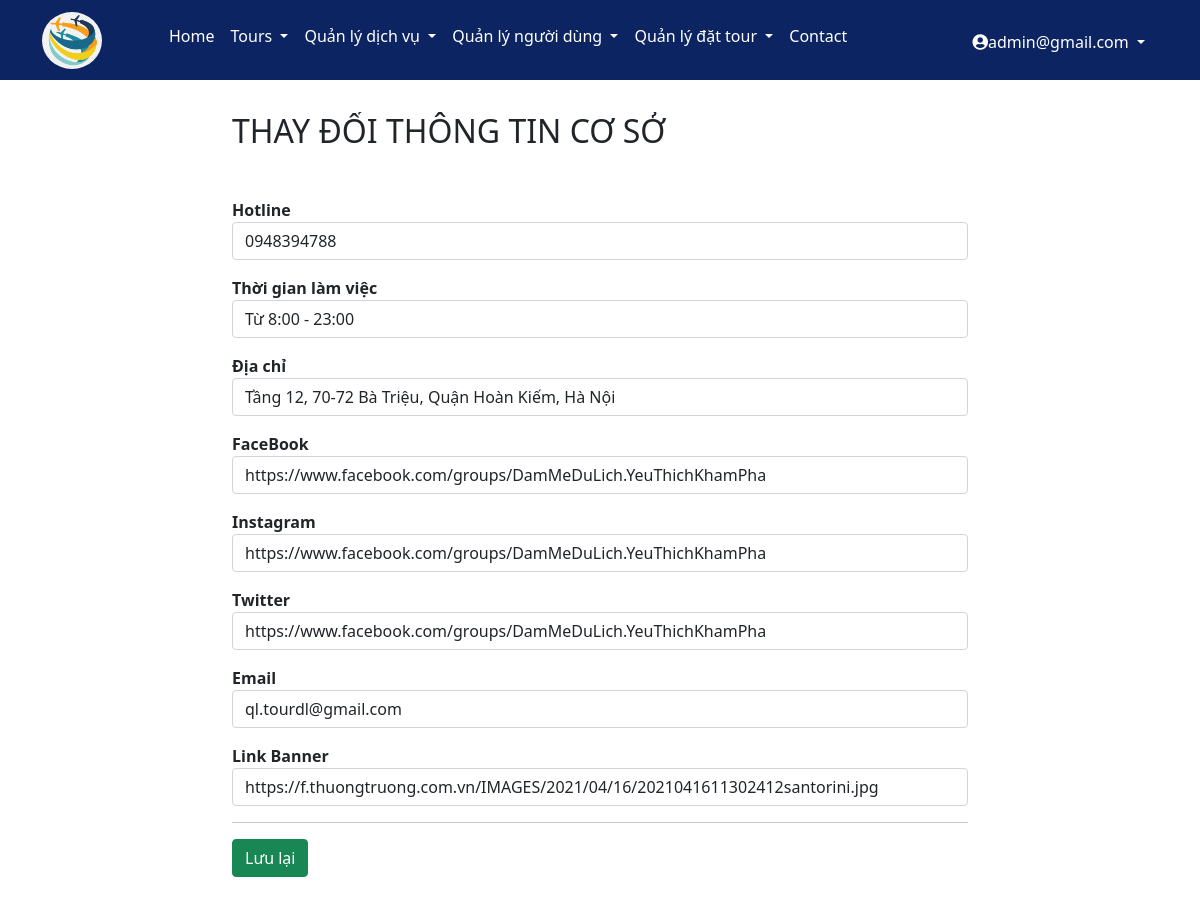
Screenshot of /admin/edit_contact.php (signed in) with the database file from the repository.
### tables this page shows
CREATE TABLE `contact` (
  `Hotline` char(12) DEFAULT NULL,
  `ContactTime` varchar(100) DEFAULT NULL,
  `Location` varchar(100) DEFAULT NULL,
  `LinkFaceBook` varchar(100) DEFAULT NULL,
  `LinkInsta` varchar(100) DEFAULT NULL,
  `LinkTwitter` varchar(100) DEFAULT NULL,
  `Email` varchar(100) DEFAULT NULL,
  `banner` varchar(300) NOT NULL
);

### admin/edit_contact.php (the view)
<?php
include('header.php');
include('../config/connect.php');
?>
<div class="container my-main" style="overflow: hidden">
    <div class="row">
        <div class="col-md-2"></div>
        <div class="col-md-8">
            <h2 class="text-uppercase my-title-ad">Thay đổi thông tin cơ sở</h2>
            <?php
            $sql = "Select * from contact";
            $result = mysqli_query($conn, $sql);
            if(mysqli_num_rows($result)>0){
                while($row=mysqli_fetch_assoc($result)){
                    $hotline = $row['Hotline'];
                    $contactTime = $row['ContactTime'];
                    $location = $row['Location'];
                    $linkFB = $row['LinkFaceBook'];
                    $linkIn = $row['LinkInsta'];
                    $linkTwitter = $row['LinkTwitter'];
                    $email = $row['Email'];
                    $linkBanner=$row['banner'];
        ?>
            <form action="process_edit_contact.php" method="POST">
                <div class="mb-3">
                    <label for="hotline"><b>Hotline</b></label>
                    <input type="text" class="form-control" id="hotline" value="<?php echo $hotline ?>" name="hotline">
                </div>
                <div class="mb-3">
                    <label for="contactTime"><b>Thời gian làm việc</b></label>
                    <input type="text" class="form-control" id="contactTime" value="<?php echo $contactTime?>" name="ctTime">
                </div>
                <div class="mb-3">
                    <label for="location"><b>Địa chỉ</b></label>
                    <input type="text" class="form-control" id="location" value="<?php echo $location?>"  name="location">
                </div>
                <div class="mb-3">
                    <label for="facebook"><b>FaceBook</b></label>
                    <input type="text" class="form-control" id="facebook" value="<?php echo $linkFB?>" name="fb">
                </div>
                <div class="mb-3">
                    <label for="ins"><b>Instagram</b></label>
                    <input type="text" class="form-control" id="ins" value="<?php echo $linkIn?>" name="ins">
                </div>
                <div class="mb-3">
                    <label for="twitter"><b>Twitter</b></label>
                    <input type="text" class="form-control" id="twitter" value="<?php echo $linkTwitter?>" name="tw">
                </div>
                <div class="mb-3">
                    <label for="email"><b>Email</b></label>
                    <input type="text" class="form-control" id="email" value="<?php echo $email?>" name="email">
                </div>
                <div class="mb-3">
                    <label for="banner"><b>Link Banner</b></label>
                    <input type="text" class="form-control" id="banner" value="<?php echo $linkBanner?>" name="banner">
                </div>
                <hr>
                <div class="mb-3">
                    <button type="submit" class="btn btn-success" name="submit">Lưu lại</button>
                </div>
            </form>
            <?php }}
        else
        echo $sql; ?>
        </div>
    </div>
</div>
<?php
include('footer.php');
?>

### css/style.css (style rules this page uses)
:root { --my-color: #0c2461; }

### css/admin.css (style rules this page uses)
* { padding: 0; margin: 0; text-decoration: none; box-sizing: border-box; }
.my-main { margin-top: 32px; margin-bottom: 32px; }
.my-title-ad { margin-bottom: 48px; }

### rows the page displays
contact: hotline "0948394788", ctTime "Từ 8:00 - 23:00", location "Tầng 12, 70-72 Bà Triệu, Quận Hoàn Kiếm, Hà Nội", fb "https://www.facebook.com/groups/DamMeDuLich.YeuThichKhamPha", ins "https://www.facebook.com/groups/DamMeDuLich.YeuThichKhamPha", tw "https://www.facebook.com/groups/DamMeDuLich.YeuThichKhamPha", email "ql.tourdl@gmail.com", banner "https://f.thuongtruong.com.vn/IMAGES/2021/04/16/2021041611302412santorini.jpg"

### other values shown
$_SESSION['success'] "admin@gmail.com"
